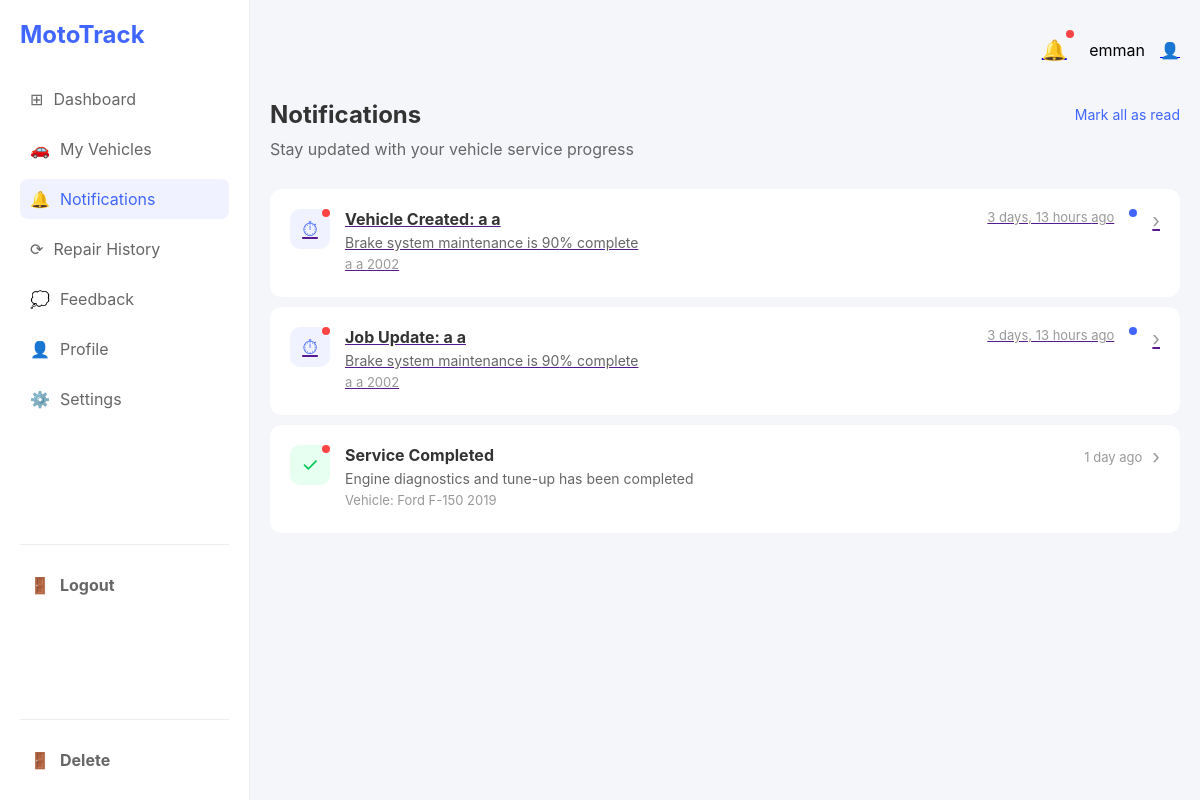
/notifications/ (signed in), run on the app's committed database.
### notifications/models.py (models this page shows, shortened)
class Notification(models.Model):
    customer = models.ForeignKey(settings.AUTH_USER_MODEL, on_delete=models.CASCADE, related_name="notifications")
    vehicle = models.ForeignKey(Vehicle, on_delete=models.CASCADE, related_name='vehicles')
    title = models.CharField(max_length=200)
    notification_type = models.CharField(
        max_length=50,
        choices=[
            ('Job Update', 'Job Update'),
            ('Alert', 'Alert'),
            ('Service Completion', 'Service Completion'),
            ('General Information', 'General Information'),
        ],
    )
    status = models.CharField(max_length=10, choices=READ_RECEIPT, default='Unread')
    message = models.TextField()
    created_at = models.DateTimeField(auto_now_add=True)

### vehicles/models.py (models this page shows, shortened)
class Vehicle(models.Model):
    owner = models.ForeignKey(settings.AUTH_USER_MODEL, on_delete=models.CASCADE, related_name="vehicles")
    registration_number = models.CharField(max_length=50, unique=True)
    make = models.CharField(max_length=100)
    model = models.CharField(max_length=100)
    vin = models.CharField(max_length=100)
    plate = models.CharField(max_length=50)
    year = models.PositiveIntegerField()
    color = models.CharField(max_length=50)
    condition = models.TextField(max_length=500)
    concern = models.TextField(default='None', max_length=1000)
    status = models.CharField(max_length=50, choices=STATUS_CHOICES, default='Pending')
    progress = models.PositiveIntegerField(default=0)
    created_at = models.DateTimeField(auto_now_add=True)
    updated_at = models.DateTimeField(auto_now=True)

### notifications/views.py (the view)
# urls.py: path('notifications/', include('notifications.urls')),
def notifications(request):
    notification_list = Notification.objects.filter(customer=request.user)
    context = {'notification_list': notification_list}
    return render(request, 'notification.html', context)

### templates/notification.html (shortened to what this page needs)
{% extends 'user-main.html' %}
{% load static %}
{% block styles %}
    {{ block.super }}
    <link rel="stylesheet" href="{% static 'styles/notification.css' %}">
{% endblock styles %}
{% block content %}
<div class="notifications-container">
    <div class="notifications-header">
        <h1>Notifications</h1>
        <button class="mark-read">Mark all as read</button>
    </div>
    <p class="subtitle">Stay updated with your vehicle service progress</p>
    <div class="notification-list">
        {% for notification in notification_list %}
        <a href="">
            <div class="notification-item">
                <div class="notification-icon blue">⏱</div>
                <div class="notification-content">
                    <h3>{{ notification.title }}</h3>
                    <p>Brake system maintenance is {{notification.vehicle.progress}}% complete</p>
                    <p class="vehicle">{{notification.vehicle.make}} {{notification.vehicle.model}} {{notification.vehicle.year}}</p>
                </div
                <div class="notification-meta">
                    <span class="time">{{notification.created_at|timesince}} ago</span>
                    <span class="status-dot blue"></span>
                    <span class="arrow">›</span>
                </div>
            </div>
        {% endfor %}
        <div class="notification-item">
            <div class="notification-icon green">✓</div>
            <div class="notification-content">
                <h3>Service Completed</h3>
                <p>Engine diagnostics and tune-up has been completed</p>
                <p class="vehicle">Vehicle: Ford F-150 2019</p>
            </div>
            <div class="notification-meta">
                <span class="time">1 day ago</span>
                <span class="arrow">›</span>
            </div>
        </div>
    </div>
{% endblock content %}

### templates/user-main.html (shortened to what this page needs)
{% load static %}
<!DOCTYPE html>
<html lang="en">
<head>
    {% block styles %}
    <link rel="stylesheet" href="{% static 'styles/user-main.css' %}">
    {% endblock styles %}
</head>
<body>
    <div class="container">
        <nav class="sidebar">
            <div class="logo">MotoTrack</div>
            <ul class="nav-items">
                <li class="{% if request.resolver_match.view_name == 'vehicle-dashboard' %}active{% endif %}"><a href="{% url 'vehicle-dashboard' %}"><span class="icon">⊞</span> Dashboard</a></li>
                <li class="{% if request.resolver_match.view_name == 'vehicles-page' %}active{% endif %}"><a href="{% url 'vehicles-page' %}"><span class="icon">🚗</span> My Vehicles</a></li>
                <li class="{% if request.resolver_match.view_name == 'notifcations' %}active{% endif %}"><a href="{% url 'notifcations' %}"><span class="icon">🔔</span> Notifications</a></li>
                <li><a href="#"><span class="icon">⟳</span> Repair History</a></li>
                <li class="{% if request.resolver_match.view_name == 'feedback' %}active{% endif %}" ><a href="{% url 'feedback' %}"><span class="icon">💭</span> Feedback</a></li>
                <li class="{% if request.resolver_match.view_name == 'profile' %}active{% endif %}"><a href="{% url 'profile' %}"><span class="icon">👤</span> Profile</a></li>
                <li><a href="#"><span class="icon">⚙️</span> Settings</a></li>
            </ul>
            {% if request.user.is_authenticated %}
            <div class="logout-section">
                <a href="{% url 'logout' %}" class="logout-btn"><span class="icon">🚪</span> Logout</a>
            </div>
            <div class="logout-section">
                <a href="" class="logout-btn"><span class="icon">🚪</span>Delete</a>
            </div>
            {% endif %}
        </nav>
        <main class="main-content">
            <header>
                <div class="user-info">
                    <a href="{% url 'notifcations' %}"><span class="notification-icon">🔔</span></a>
                    <span class="user-name">{{request.user.username}}</span>
                    <a href="{% url 'profile' %}"><span class="user-avatar">👤</span></a>
                </div>
            </header>
            {% block content %}
            {% endblock content %}
</body>
</html>

### static/styles/user-main.css (style rules this page uses)
* { margin: 0; padding: 0; box-sizing: border-box; font-family: -apple-system, BlinkMacSystemFont, 'Segoe UI', Roboto, Oxygen, Ubuntu, Cantarell, sans-serif; }
body { background-color: #f5f6fa; height: 100vh; }
.container { display: flex; min-height: 100vh; }
.sidebar { width: 250px; background-color: white; padding: 20px; border-right: 1px solid #eee; justify-content: space-between; }
.logo { color: #4066ff; font-size: 1.5rem; font-weight: bold; margin-bottom: 30px; }
.nav-items { list-style: none; }
.nav-items li { margin-bottom: 10px; padding: 10px; border-radius: 8px; }
.nav-items li.active { background-color: #f0f3ff; }
.nav-items li a { text-decoration: none; color: #666; display: flex; align-items: center; gap: 10px; }
.nav-items li.active a { color: #4066ff; }
.main-content { flex: 1; padding: 20px; overflow-y: auto; }
header { display: flex; justify-content: flex-end; padding: 10px 0; margin-bottom: 20px; }
.user-info { display: flex; align-items: center; gap: 15px; }
.sidebar { width: 250px; background-color: white; padding: 20px; border-right: 1px solid #eee; display: flex; flex-direction: column; justify-content: space-between; height: 100vh; }
.logout-section { margin-top: auto; padding-top: 20px; border-top: 1px solid #eee; }
.logout-btn { text-decoration: none; color: #666; font-weight: bold; display: flex; align-items: center; gap: 10px; padding: 10px; border-radius: 8px; transition: background-color 0.3s ease, color 0.3s ease; }

### static/styles/notification.css (style rules this page uses)
* { margin: 0; padding: 0; box-sizing: border-box; font-family: -apple-system, BlinkMacSystemFont, 'Segoe UI', Roboto, Oxygen, Ubuntu, Cantarell, sans-serif; }
body { background-color: #f5f6fa; }
.container { display: flex; min-height: 100vh; }
.sidebar { width: 250px; background-color: white; padding: 20px; border-right: 1px solid #eee; }
.logo { color: #4066ff; font-size: 1.5rem; font-weight: bold; margin-bottom: 30px; }
.nav-items { list-style: none; }
.nav-items li { margin-bottom: 10px; padding: 10px; border-radius: 8px; }
.nav-items li.active { background-color: #f0f3ff; }
.nav-items li a { text-decoration: none; color: #666; display: flex; align-items: center; gap: 10px; }
.nav-items li.active a { color: #4066ff; }
.main-content { flex: 1; padding: 20px; }
header { display: flex; justify-content: flex-end; padding: 10px 0; margin-bottom: 20px; }
.user-info { display: flex; align-items: center; gap: 15px; }
.notification-icon { position: relative; }
.notification-icon::after { content: ''; position: absolute; top: 0; right: 0; width: 8px; height: 8px; background-color: #ff4444; border-radius: 50%; }
.notifications-header { display: flex; justify-content: space-between; align-items: center; margin-bottom: 10px; }
.notifications-header h1 { font-size: 24px; color: #333; }
.mark-read { color: #4066ff; background: none; border: none; cursor: pointer; font-size: 14px; }
.subtitle { color: #666; margin-bottom: 30px; }
.notification-list { display: flex; flex-direction: column; gap: 15px; }
.notification-item { background-color: white; border-radius: 12px; padding: 20px; display: flex; align-items: flex-start; gap: 15px; cursor: pointer; transition: transform 0.2s; margin-bottom: 10px; }
.notification-icon { width: 40px; height: 40px; border-radius: 10px; display: flex; align-items: center; justify-content: center; font-size: 20px; }
.notification-icon.blue { background-color: #f0f3ff; color: #4066ff; }
.notification-icon.green { background-color: #e6fff0; color: #00c853; }
.notification-content { flex: 1; }
.notification-content h3 { font-size: 16px; color: #333; margin-bottom: 5px; }
.notification-content p { color: #666; font-size: 14px; margin-bottom: 5px; }
.notification-content .vehicle { color: #999; font-size: 13px; }
.notification-meta { display: flex; align-items: center; gap: 10px; }
.time { color: #999; font-size: 13px; }
.status-dot { width: 8px; height: 8px; border-radius: 50%; }
.status-dot.blue { background-color: #4066ff; }
.arrow { color: #999; font-size: 20px; }

### data on the page
Notification: title "Vehicle Created: a a", vehicle.progress "90", vehicle.make "a", vehicle.model "a", vehicle.year "2002", created_at "3 days, 13 hours"
Notification: title "Job Update: a a", vehicle.progress "90", vehicle.make "a", vehicle.model "a", vehicle.year "2002", created_at "3 days, 13 hours"

### other printed values
{{ request.user.username }} "emman"
